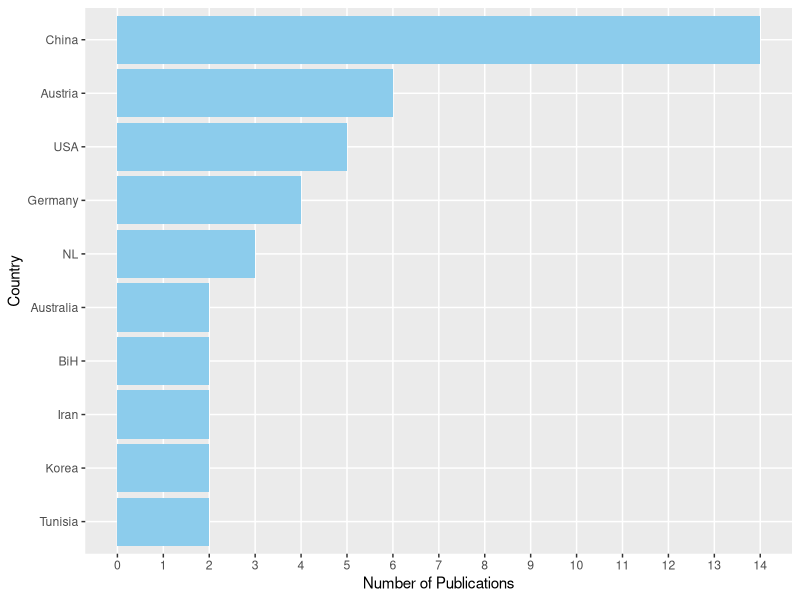
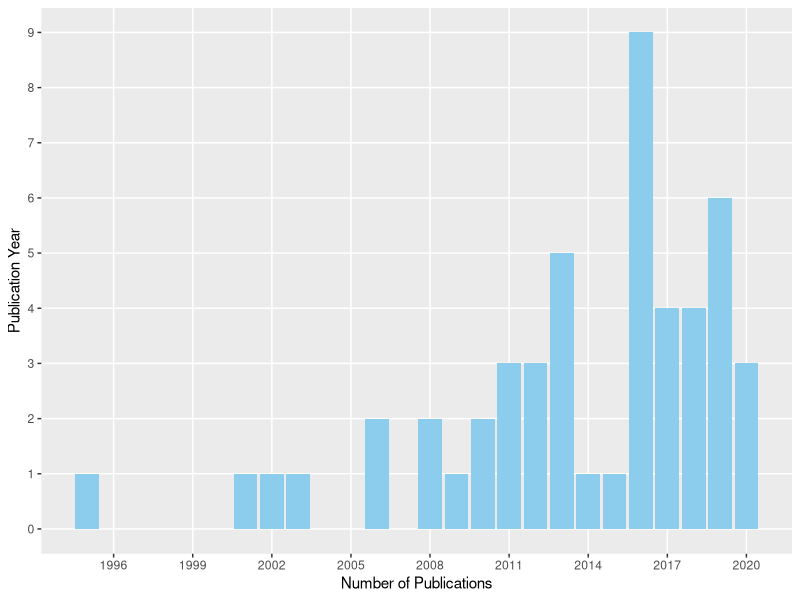
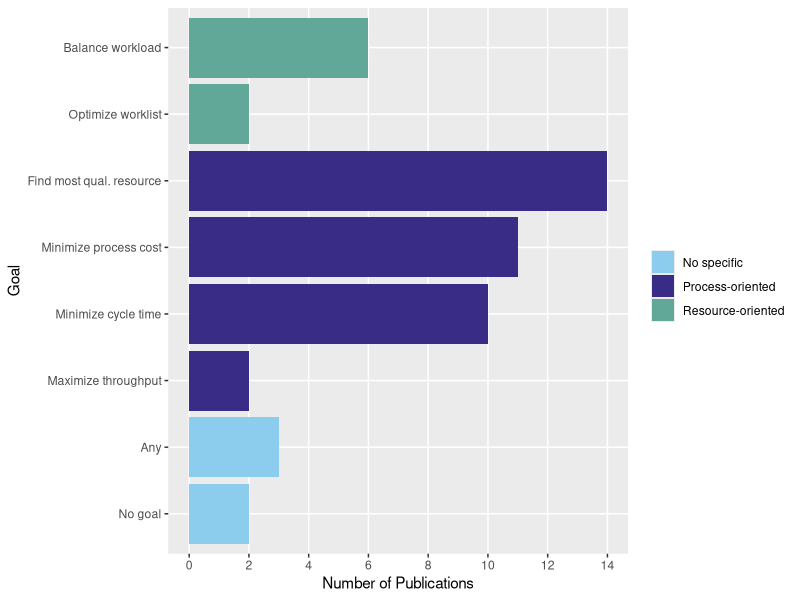
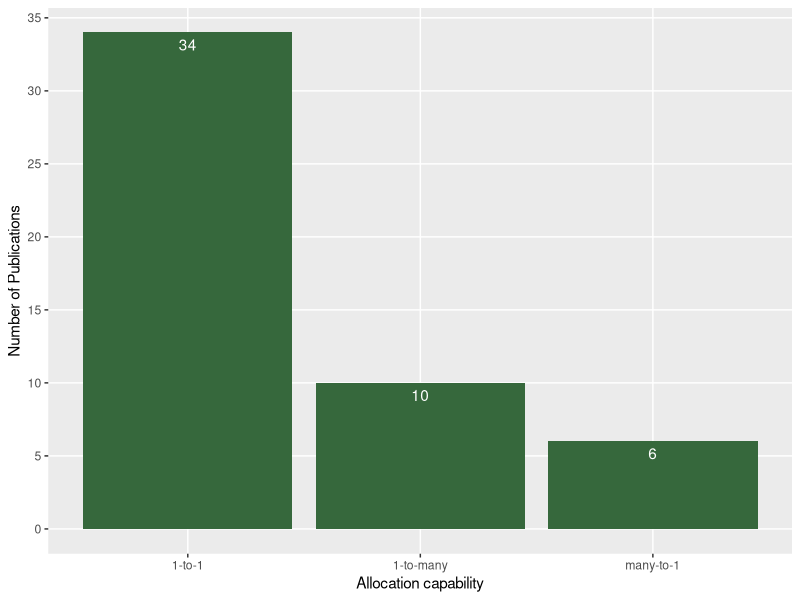
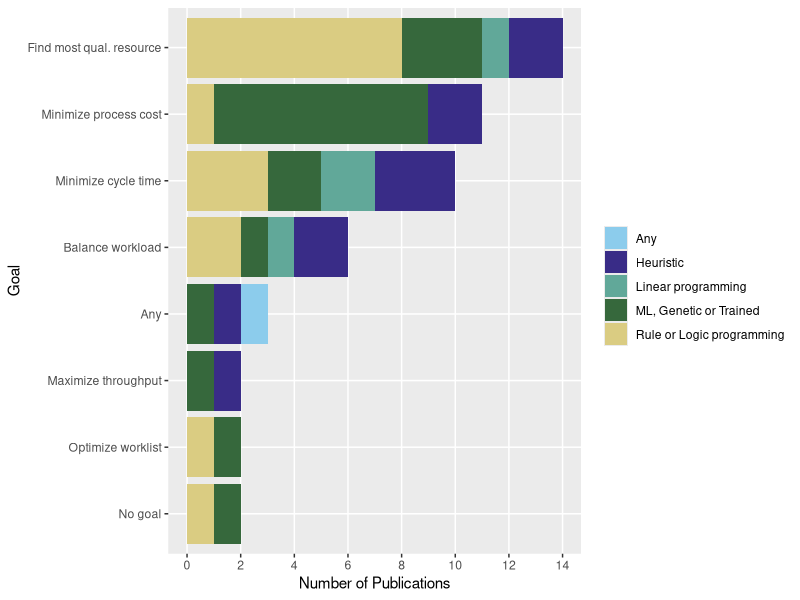
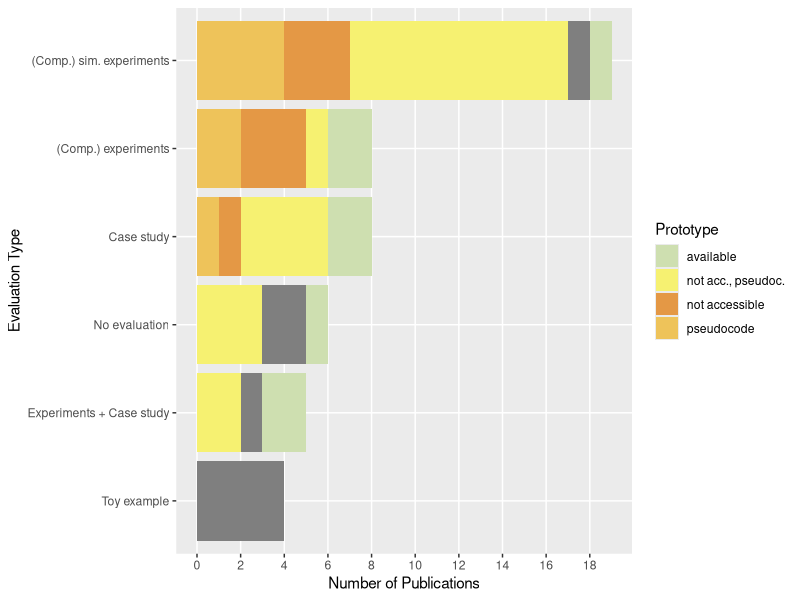
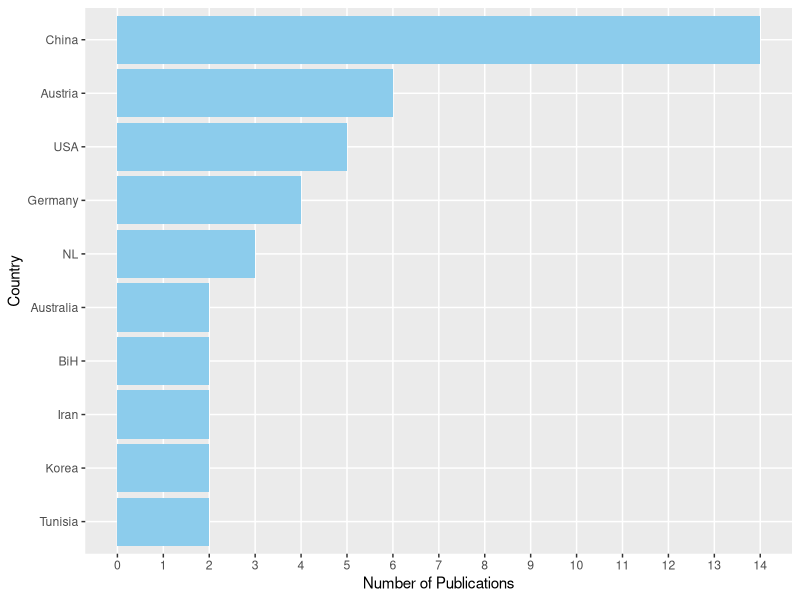
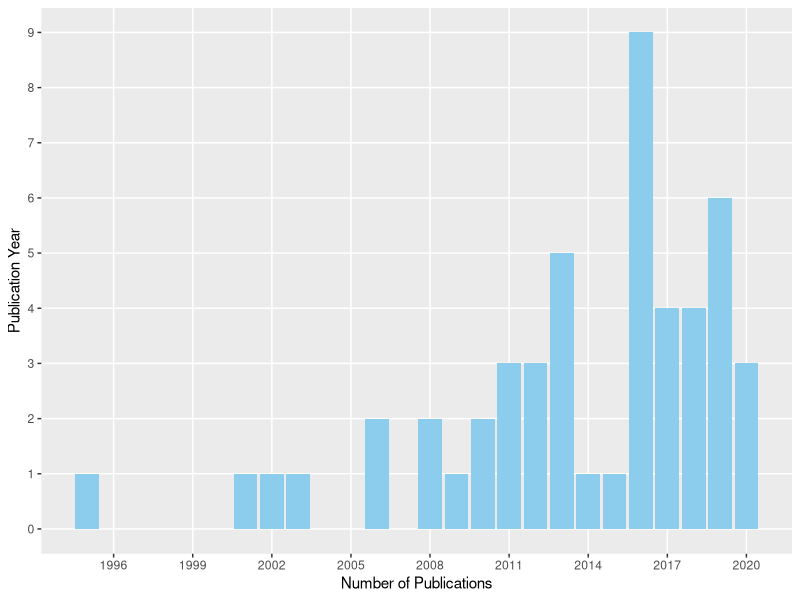

Here is the R script that generated these plots, in order: (Note: this script raises an error after producing the figures.)
library(readr)
library(dplyr)
library(tidyr)
library(igraph)
library(graphlayouts)
library(ggraph)
library(ggplot2)
library(scales)
library(stringr)

data <- read_csv("Literature_review_collection.xlsx - DataExtraction.csv", 
  col_types = cols(Title = col_character(), 
  Year = col_date(format = "%Y")),
  skip = 2)

colors = c("#8CCCEC", "#392C87", "#61A899", "#36683C", "#DACC82", "#999944")
colors_rating = c("#D86933", "#E49845", "#EEC35A", "#F6F171", "#CEDFB0", "#9FC094")

data <- data %>% 
  filter(Country != "no")

# Publication trends
by_country <- data %>%
  group_by(Country) %>%
  summarise(n=n()) %>%
  arrange(n, desc(Country))

other <- by_country %>%
  filter(n<=1)
by_country <- by_country %>%
  filter(! Country %in% other$Country)
  
rbind(by_country, data.frame(Country="Other (<2)", n=count(other)))
by_country$ID <- seq.int(nrow(by_country))
by_country$Country <- factor(by_country$ID, 
                             labels=by_country$Country,
                             levels=by_country$ID,
                             ordered = TRUE)

ggplot(by_country, aes(x=n, y=Country)) +
  geom_bar(stat="identity", fill=colors[1]) +
  ylab("Country") +
  xlab("Number of Publications") + 
  scale_x_continuous(n.breaks=max(by_country$n), minor_breaks = NULL)
ggsave("countries.PDF", width = 4, height = 2)

# By year
ggplot(data, aes(x=Year)) +
  geom_bar(fill=colors[1]) +
  ylab("Publication Year") +
  xlab("Number of Publications") + 
  scale_x_date(date_labels = "%Y", breaks = "3 years", minor_breaks = NULL) +
  scale_y_continuous(n.breaks=max(by_country$n), minor_breaks = NULL)
ggsave("years.PDF", width = 4, height = 2)

# Optimization goals
goals <- data %>%
  group_by(Goal, `Goal Type`) %>%
  summarise(n=n()) %>%
  arrange(`Goal Type`, n)

goals$ID = seq.int(nrow(goals))
goals$Goal <- factor(goals$ID, 
  labels=goals$Goal,
  levels=goals$ID,
  ordered = TRUE)

ggplot(goals, aes(y=Goal, x=n, fill=`Goal Type`)) +
  geom_bar(stat='Identity') +
  scale_fill_manual(name = element_blank(), values = colors) +
  scale_x_continuous(breaks=pretty_breaks(n=floor(max(goals$n)/2)), minor_breaks = NULL) +
  xlab("Number of Publications")
ggsave("goals.PDF", width = 6, height = 2)

# Allocation Capabilities
ggplot(data, aes(x=`Allocation capability`)) +
  geom_bar(fill=colors[4]) +
  ylab("Number of Publications") + 
  scale_y_continuous(breaks=pretty_breaks(n=7), minor_breaks = NULL) + 
  geom_text(aes(label = ..count..), stat = "count", vjust = 1.5, colour = "white")
ggsave("allocation_small.PDF", width = 3, height = 2)

# Solution techniques grouped by their allocation goal
sol <- select(data, Goal, `Resource allocation technique type`)
sol$t <- sol$`Resource allocation technique type`
sol$t[sol$t == "Rule" | sol$t == "Logic programming"] <- "Rule or Logic programming" 
sol$t[sol$t == "Machine Learning" | sol$t == "Genetic algorithm" | sol$t == "Trained rule"] <- "ML, Genetic or Trained" 

# we do this for ordering
sol <- sol %>%
  group_by(Goal) %>%
  mutate(n = n()) %>%
  arrange(n)

sol$ID = seq.int(nrow(sol))
sol$Goal <- factor(sol$ID, 
                     labels=sol$Goal,
                     levels=sol$ID,
                     ordered = TRUE)

ggplot(sol, aes(y=Goal, fill=t)) +
  geom_bar() +
  scale_fill_manual(name = element_blank(), values = colors) +
  scale_x_continuous(breaks=pretty_breaks(n=floor(max(sol$n)/2)), minor_breaks = NULL) +
  xlab("Number of Publications")
ggsave("solution_technique.PDF", width = 8, height = 2)

# Maturity levels
# we do this for ordering
mat <- select(data, `Evaluation Type`, `Prototypical implementation type`)
mat <- mat %>%
  group_by(`Evaluation Type`) %>%
  mutate(n = n()) %>%
  arrange(n)

mat$ID = seq.int(nrow(mat))
mat$`Evaluation Type` <- factor(mat$ID, 
                   labels=mat$`Evaluation Type`,
                   levels=mat$ID,
                   ordered = TRUE)

ggplot(mat, aes(y=`Evaluation Type`, fill=`Prototypical implementation type`)) +
  geom_bar() +
  scale_fill_manual(name = "Prototype", values = c("available"= colors_rating[5],
                                                       "not acc., pseudoc." = colors_rating[4],
                                                       "pseudocode" = colors_rating[3],
                                                       "not accessible" = colors_rating[2],
                                                       "no" = colors_rating[1])) +
  scale_x_continuous(breaks=pretty_breaks(n=floor(max(mat$n)/2)), minor_breaks = NULL) +
  xlab("Number of Publications")
ggsave("evaluation.PDF", width = 8, height = 2)

ggplot(data, aes(x=str_to_title(Maturity), fill=str_to_title(Maturity))) +
  geom_bar() +
  scale_fill_manual(name = element_blank(), values = rev(tail(colors_rating, -1))) +
  xlab("Maturity Level") +
  ylab("Number of Publications") +
  theme(legend.position="none") + 
  geom_text(aes(label = ..count..), stat = "count", vjust = 1.5, colour = "#353839")
ggsave("maturity.PDF", width = 3, height = 2)
